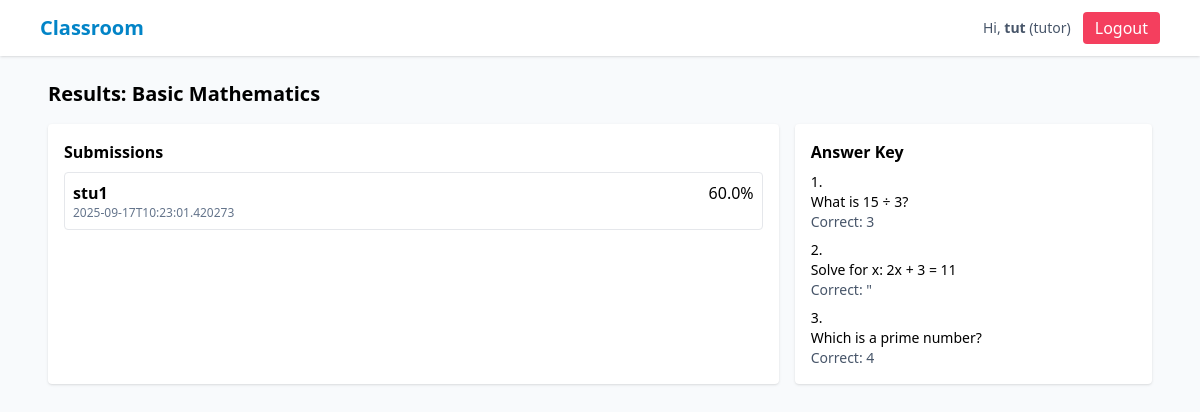
Screenshot of /quiz/2/results (signed in) with the database file from the repository.
### tables this page shows
CREATE TABLE users (
      id INTEGER PRIMARY KEY AUTOINCREMENT,
      name TEXT NOT NULL,
      email TEXT UNIQUE NOT NULL,
      password_hash TEXT NOT NULL,
      role TEXT NOT NULL CHECK(role IN ('admin','tutor','student')),
      created_at TEXT NOT NULL
    );

CREATE TABLE quizzes (
      id INTEGER PRIMARY KEY AUTOINCREMENT,
      class_id INTEGER NOT NULL,
      title TEXT NOT NULL,
      description TEXT,
      created_by INTEGER NOT NULL,
      created_at TEXT NOT NULL,
      FOREIGN KEY(class_id) REFERENCES classes(id) ON DELETE CASCADE,
      FOREIGN KEY(created_by) REFERENCES users(id) ON DELETE SET NULL
    );

CREATE TABLE submissions (
      id INTEGER PRIMARY KEY AUTOINCREMENT,
      quiz_id INTEGER NOT NULL,
      student_id INTEGER NOT NULL,
      answers TEXT NOT NULL, -- JSON array of chosen index or null
      score REAL NOT NULL,
      submitted_at TEXT NOT NULL,
      FOREIGN KEY(quiz_id) REFERENCES quizzes(id) ON DELETE CASCADE,
      FOREIGN KEY(student_id) REFERENCES users(id) ON DELETE CASCADE
    );

CREATE TABLE questions (
      id INTEGER PRIMARY KEY AUTOINCREMENT,
      quiz_id INTEGER NOT NULL,
      question_text TEXT NOT NULL,
      choices TEXT NOT NULL, -- JSON array
      answer_index INTEGER NOT NULL,
      points INTEGER NOT NULL DEFAULT 1,
      FOREIGN KEY(quiz_id) REFERENCES quizzes(id) ON DELETE CASCADE
    );

### app.py (the view)
@app.route("/quiz/<int:quiz_id>/results")
@login_required
def quiz_results(quiz_id):
    data = DB.get_quiz(quiz_id)
    if not data: flash("Quiz not found", "danger"); return redirect(url_for("index"))
    subs = DB.get_submissions_for_quiz(quiz_id) if current_user.role == "tutor" else [s for s in DB.get_submissions_for_quiz(quiz_id) if s["student_id"] == current_user.id]
    return render_template("quiz_results.html", quiz=data["quiz"], questions=data["questions"], submissions=subs)

### app.py (called while the page is built)
@login_manager.user_loader
def load_user(user_id):
    row = DB.get_user_by_id(int(user_id))
    if row:
        return User(row)
    return None

### db.py (called while the page is built)
def get_connection():
    conn = sqlite3.connect(DB_PATH, timeout=5, detect_types=sqlite3.PARSE_DECLTYPES, check_same_thread=False)
    conn.row_factory = sqlite3.Row
    conn.execute("PRAGMA foreign_keys = ON;")
    return conn

def get_user_by_id(uid: int) -> Optional[sqlite3.Row]:
    conn = get_connection()
    cur = conn.cursor()
    cur.execute("SELECT * FROM users WHERE id = ?", (uid,))
    r = cur.fetchone()
    conn.close()
    return r

def get_quiz(quiz_id: int):
    conn = get_connection()
    cur = conn.cursor()
    cur.execute("SELECT * FROM quizzes WHERE id = ?", (quiz_id,))
    quiz = cur.fetchone()
    if not quiz:
        conn.close()
        return None
    cur.execute("SELECT * FROM questions WHERE quiz_id = ?", (quiz_id,))
    questions = cur.fetchall()
    conn.close()
    return {"quiz": quiz, "questions": questions}

def get_submissions_for_quiz(quiz_id: int):
    conn = get_connection()
    cur = conn.cursor()
    cur.execute("""
      SELECT s.*, u.name as student_name, u.email as student_email
      FROM submissions s JOIN users u ON u.id = s.student_id
      WHERE s.quiz_id = ?
      ORDER BY s.score DESC
    """, (quiz_id,))
    rows = cur.fetchall()
    conn.close()
    return rows

### templates/quiz_results.html
{% extends "base.html" %}
{% block content %}
<h2 class="text-xl font-semibold mb-4">Results: {{ quiz.title }}</h2>
<div class="grid md:grid-cols-3 gap-4">
  <div class="md:col-span-2 bg-white p-4 rounded shadow">
    <h3 class="font-semibold mb-2">Submissions</h3>
    <ul class="space-y-2">
      {% for s in submissions %}
        <li class="border p-2 rounded">
          <div class="flex justify-between"><div><strong>{{ s.student_name }}</strong></div><div>{{ s.score }}%</div></div>
          <div class="text-xs text-slate-500">{{ s.submitted_at }}</div>
        </li>
      {% else %}
        <li class="text-slate-500">No submissions yet</li>
      {% endfor %}
    </ul>
  </div>
  <div class="bg-white p-4 rounded shadow">
    <h3 class="font-semibold mb-2">Answer Key</h3>
    <ol class="list-decimal list-inside text-sm space-y-2">
      {% for q in questions %}
        <li><div class="font-medium">{{ q.question_text }}</div><div class="text-slate-600">Correct: {{ q.choices[q.answer_index] }}</div></li>
      {% endfor %}
    </ol>
  </div>
</div>
{% endblock %}

### templates/base.html (shortened to what this page needs)
<!doctype html>
<html lang="en">
<head>
  <script src="https://cdn.tailwindcss.com"></script>
</head>
<body class="bg-slate-50 min-h-screen">
  <nav class="bg-white shadow">
    <div class="max-w-6xl mx-auto px-4 py-3 flex justify-between items-center">
      <a class="text-xl font-semibold text-sky-600" href="{{ url_for('index') }}">Classroom</a>
      <div class="flex items-center gap-3">
        {% if current_user.is_authenticated %}
          <span class="text-sm text-slate-600">Hi, <strong>{{ current_user.name }}</strong> ({{ current_user.role }})</span>
          <a class="px-3 py-1 bg-rose-500 text-white rounded" href="{{ url_for('logout') }}">Logout</a>
        {% else %}
          <a class="px-3 py-1 bg-sky-600 text-white rounded" href="{{ url_for('login') }}">Login</a>
        {% endif %}
      </div>
    </div>
  </nav>
  <main class="max-w-6xl mx-auto p-6">
    {% block content %}{% endblock %}
  </main>
</body>
</html>

### rows the page displays
users: name "tut", role "tutor"
quizzes: title "Basic Mathematics"
submissions: student_name "stu1", score "60.0", submitted_at "2025-09-17T10:23:01.420273"
questions: question_text "What is 15 ÷ 3?", choices+answer_index "3"
questions: question_text "Solve for x: 2x + 3 = 11", choices+answer_index "\""
questions: question_text "Which is a prime number?", choices+answer_index "4"
